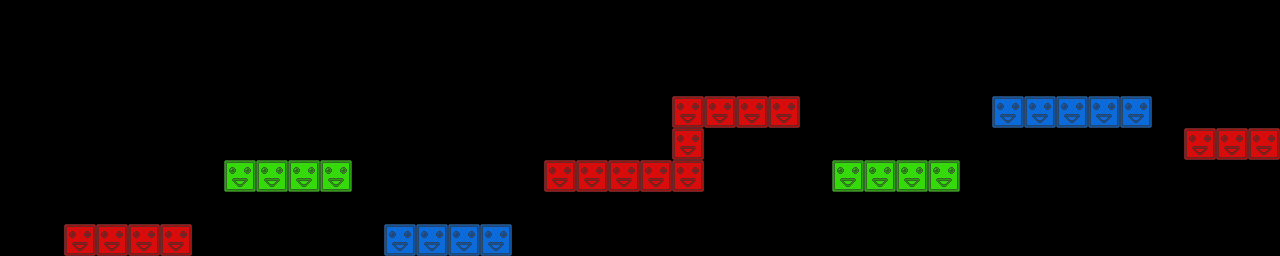

This is a level from a 2D game, rendered from its Tiled map with the project's own tilesets. A one-line summary and the map file follow, with tile-layer data summarised:
An orthogonal 40x8 tile map with 32x32 px tiles, 3 tile layers (red, green, blue) and 12 objects.

<map version="1.0" orientation="orthogonal" renderorder="right-down" width="40" height="8" tilewidth="32" tileheight="32">
 <tileset firstgid="1" name="blocks" tilewidth="32" tileheight="32">
  <image source="blocks.png" width="96" height="32" />
 </tileset>
 <layer name="red" width="40" height="8">
  <data>[320 cells, 17 non-empty, 1 distinct tile ids]</data>
 </layer>
 <layer name="green" width="40" height="8">
  <data>[320 cells, 8 non-empty, 1 distinct tile ids]</data>
 </layer>
 <layer name="blue" width="40" height="8">
  <data>[320 cells, 9 non-empty, 1 distinct tile ids]</data>
 </layer>
 <objectgroup name="crystals">
  <object x="148" y="211">
   <ellipse />
  </object>
  <object x="305" y="144">
   <ellipse />
  </object>
  <object x="446" y="186">
   <ellipse />
  </object>
  <object x="608" y="144">
   <ellipse />
  </object>
  <object x="781" y="80">
   <ellipse />
  </object>
  <object x="945" y="144">
   <ellipse />
  </object>
  <object x="1074" y="48">
   <ellipse />
  </object>
 </objectgroup>
 <objectgroup name="spikes">
  <object x="392" y="190">
   <ellipse />
  </object>
  <object x="863" y="110">
   <ellipse />
  </object>
  <object x="1038" y="79">
   <ellipse />
  </object>
  <object x="1223" y="60">
   <ellipse />
  </object>
  <object x="205" y="104">
   <ellipse />
  </object>
 </objectgroup>
</map>
